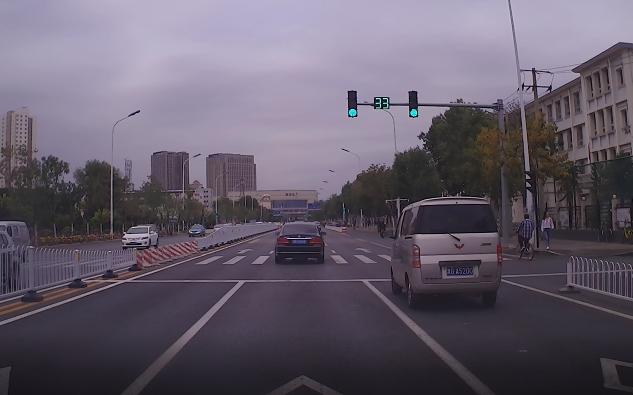
//> input picture TLR/TLR/17.jpg, 1265 x 790 px (shown at 1/2 size)
$ ./TLR   (built with g++ and OpenCV 4)
//> lines starting //> are read from the running program, lines starting //| are printed output that depends on the picture; after the words box and inside, x2 and y2 are one past the last pixel; in counts of white or black regions, pixels touching at a corner belong together
#include<opencv2/opencv.hpp>
#include<opencv2/core/core.hpp>
#include<opencv2/highgui/highgui.hpp>
#include<opencv2/features2d.hpp>
#include<opencv2/imgproc/imgproc.hpp>
#include<iostream>
#include<vector>
#include<string>

using namespace cv;
using namespace std;

//////////////////////////////////////////////////////////////////////////////////////////////////////////////////////
static Scalar colors[]
{
	{ 255, 255, 255 },
	{ 0, 128, 255 },
	{ 0, 255, 0 },
	{ 255, 0, 0 },
	{ 0, 0, 255 },//5
	{ 0, 255, 255 },
	{ 128, 255, 0 },
	{ 255, 128, 0 },
	{ 22, 255, 0 }
};

//overlap ratio
float OverlapRatio( Rect box1, Rect box2)
{
	if (box1.x > box2.x + box2.width) { return 0.0; }
	if (box1.y > box2.y + box2.height) { return 0.0; }
	if (box1.x + box1.width < box2.x) { return 0.0; }
	if (box1.y + box1.height < box2.y) { return 0.0; }
	float colInt = min(box1.x + box1.width, box2.x + box2.width) - max(box1.x, box2.x);
	float rowInt = min(box1.y + box1.height, box2.y + box2.height) - max(box1.y, box2.y);
	float intersection = colInt * rowInt;
	float area = box1.width*box1.height;
	return intersection / area;
}

//filter rectangles with high overlap ratio
void CombinedHighOverlappedRect( vector<Rect>& box )
{
	for (auto i = box.begin(); i != box.end() ; i++)
	{
		for (auto j = i + 1; j != box.end(); )
		{
			if (  OverlapRatio((*i), (*j)) >= 0.4){
				j = box.erase(j);
			}
			else{
				++j;
			}
		}
	}
}

//ignore thin bars
void reduceThinBars(Mat& inputImg, Rect& rect){//传灰度图
	int flag = 1;
	Mat mat(rect.width, rect.height, CV_8UC1);
	imshow("1234", inputImg);
	mat = Mat(inputImg, rect);//小灰度图

	//原中心在现矩形中的坐标
	int x = inputImg.cols / 2 - rect.x;
	int y = inputImg.rows / 2 - rect.y;

	Mat rowsSum(mat.cols, 1, CV_64FC1, Scalar(0));
	Mat colsSum(1, mat.rows, CV_64FC1, Scalar(0));

	reduce(mat, rowsSum, 1, CV_REDUCE_SUM, CV_32S);
	//cout << rowsSum / 255 << endl;
	reduce(mat, colsSum, 0, CV_REDUCE_SUM, CV_32S);
	//cout << colsSum / 255 << endl;

	if (1.0*rowsSum.at<int>(y, 0) / 255 / mat.cols >= 0.6){
		flag = 0;//horizon
		//修改rect高度
		int i=0, j=0;

		for (i = y; i >= 0; i--){
			float sum = 1.0*rowsSum.at<int>(i, 0) / 255;
			float sum2 = 1.0*rowsSum.at<int>(i, 0) / 255 / mat.cols;

			if (1.0*rowsSum.at<int>(i, 0) / 255 / mat.cols < 0.6){
				rect.y += i;
				break;
			}
		}
		for (j = y; j <= mat.rows; j++){
			if (1.0*rowsSum.at<int>(j, 0) / 255 / mat.cols < 0.6){
				rect.height = j - i;
				break;
			}
		}
	}
	else if (1.0*colsSum.at<int>(0, x) / 255 / mat.rows >= 0.6){
		flag = 1;
		int i=0, j=0;
		for (i = x; i >= 0; i--){
			if (1.0*colsSum.at<int>(0, i) / 255 / mat.rows < 0.6){
				rect.x += i;
				break;
			}
		}
		for (j = x; j <= mat.cols; j++){
			if (1.0*colsSum.at<int>(0, j) / 255 / mat.rows < 0.6){
				rect.width = j - i;
				break;
			}
		}
	}

}

//////////////////////////////////////////////////////////////////////////////////////////////////////////////////////////////////
int main(){

	// 1 Color Segmentation-------------------------------------------------------------------------------------------------------------------------------------------

	int rLowH = 0;
	int rHighH = 18;

	int LowS = 140;
	int HighS = 255;

	int LowV = 140;
	int HighV = 255;//

	int rLowH2 = 156;
	int rHighH2 = 180;//

	int yLowH = 11;
	int yHighH = 34;//

	int gLowH = 35;
	int gHighH = 100;

	vector<Mat> imgSplit;
	Mat imgRGB = imread("17.jpg");
//> imgRGB is the input picture: 790 rows x 1265 cols, CV_8UC3; mean B, G, R 106.7, 91.9, 100.3
	Mat imgRGB2 = imread("17.jpg");
	Mat imgRGB3 = imread("17.jpg");
	Mat imgRGB4 = imread("17.jpg");
	Mat imgRGB5 = imread("17.jpg");
	Mat imgHSV, imgHSV2;
	Mat imgThresholded;
	Mat Thresholded[4];
	vector<Mat> hsvSplit;

	vector<vector<Point> > contours;
	vector<Vec4i> hierarchy;

	Scalar color = Scalar(255, 0, 255);
	Mat element1 = getStructuringElement(MORPH_RECT, Size(2, 2));
	Mat element2 = getStructuringElement(MORPH_RECT, Size(2, 2));

	//imshow("yuantu", imgRGB);


	//RGB三通道分离
	split(imgRGB, imgSplit);
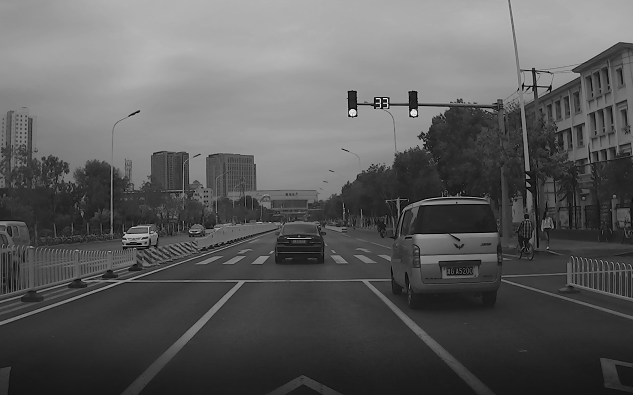
//> imgSplit[1]: 790 rows x 1265 cols, CV_8UC1 (shown at 1/2 size); min 0, max 255, mean 91.9
	//求原始图像的RGB分量的均值
	double R, G, B;
	B = mean(imgSplit[0])[0];
//> B = 106.7
	G = mean(imgSplit[1])[0];
//> G = 91.86
	R = mean(imgSplit[2])[0];
//> R = 100.3
	//需要调整的RGB分量的增益
	double KR, KG, KB;
	KB = (R + G + B) / (3 * B);
//> KB = 0.934
	KG = (R + G + B) / (3 * G);
//> KG = 1.08
	KR = (R + G + B) / (3 * R);
//> KR = 0.993
	//调整RGB三个通道各自的值
	imgSplit[0] = imgSplit[0] * KB;
	imgSplit[1] = imgSplit[1] * KG;
	imgSplit[2] = imgSplit[2] * KR;
	//RGB三通道图像合并
	merge(imgSplit, imgRGB);


	cvtColor(imgRGB, imgHSV, CV_BGR2HSV);
//> imgHSV: 790 rows x 1265 cols, CV_8UC3; mean H, S, V 90.4, 23.1, 102.9
	cvtColor(imgRGB, imgHSV2, CV_BGR2HSV);
	split(imgHSV, hsvSplit);
	equalizeHist(hsvSplit[2], hsvSplit[2]);
	merge(hsvSplit, imgHSV);
//> imgHSV: 790 rows x 1265 cols, CV_8UC3; mean H, S, V 90.4, 23.1, 128.6

	inRange(imgHSV, Scalar(rLowH, LowS, LowV), Scalar(rHighH, HighS, HighV), Thresholded[0]);
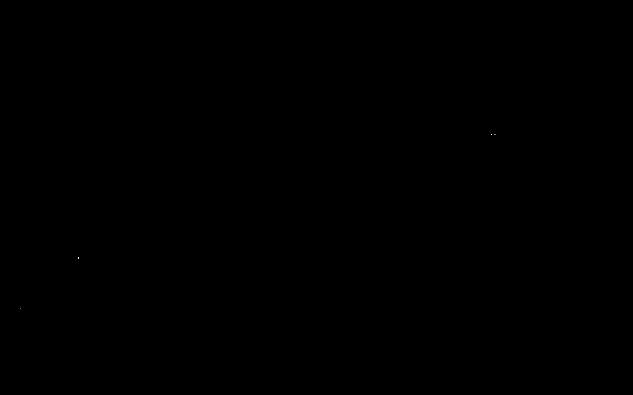
//> Thresholded[0]: 790 rows x 1265 cols, CV_8UC1 (shown at 1/2 size); 0% white in thin lines or dots, all inside (x1, y1, x2, y2) = (40, 269, 992, 618)
	inRange(imgHSV, Scalar(rLowH2, LowS, LowV), Scalar(rHighH2, HighS, HighV), Thresholded[1]);
//> Thresholded[1]: 790 rows x 1265 cols, CV_8UC1; 0.01% white in thin lines or dots, all inside (x1, y1, x2, y2) = (274, 478, 1001, 524)
	inRange(imgHSV, Scalar(yLowH, LowS, LowV), Scalar(yHighH, HighS, HighV), Thresholded[2]);
//> Thresholded[2]: 790 rows x 1265 cols, CV_8UC1; 0% white in thin lines or dots, all inside (x1, y1, x2, y2) = (40, 266, 1042, 618)
	inRange(imgHSV, Scalar(gLowH, LowS, LowV), Scalar(gHighH, HighS, HighV), Thresholded[3]);//Threshold the imag
//> Thresholded[3]: 790 rows x 1265 cols, CV_8UC1; 0.03% white; 17 white regions (15 under 20 px), largest, box (x1, y1, x2, y2) and area: (698, 219, 713, 233) 147, (820, 218, 834, 233) 135

	imgThresholded = Thresholded[0] | Thresholded[1] |Thresholded[2] | Thresholded[3];
//> imgThresholded: 790 rows x 1265 cols, CV_8UC1; 0.05% white; 54 white regions (49 under 20 px), largest, box (x1, y1, x2, y2) and area: (698, 219, 713, 233) 147, (820, 218, 834, 233) 135, (560, 478, 572, 482) 34, (624, 478, 633, 482) 23, (996, 496, 1001, 500) 20

	imshow("imgThreshold",imgThresholded);

	// 2 Shape Filtering------------------------------------------------------------------------------------------------------------------------------------------------

	float ratio = 0.0;
	float area = 0.0;
	int countLightPiexls=0;
	morphologyEx(imgThresholded, imgThresholded, MORPH_OPEN, element1);
//> imgThresholded: 790 rows x 1265 cols, CV_8UC1; 0.04% white; 7 white regions (2 under 20 px), largest, box (x1, y1, x2, y2) and area: (699, 221, 713, 233) 142, (821, 220, 834, 233) 130, (561, 479, 573, 483) 32, (625, 479, 633, 482) 21, (997, 497, 1002, 501) 20
	morphologyEx(imgThresholded, imgThresholded, MORPH_CLOSE, element1);
//> imgThresholded: 790 rows x 1265 cols, CV_8UC1; 0.04% white; 7 white regions (2 under 20 px)

	findContours(imgThresholded, contours, hierarchy, CV_RETR_TREE, CV_CHAIN_APPROX_SIMPLE, Point(0, 0));
//> contours = 7 contours, 5 with area under 20; largest, box (x1, y1, x2, y2) and area: (700, 222, 714, 234) 122, (822, 221, 835, 234) 110

	vector<vector<Point> > contoursPoly(contours.size());
//> contoursPoly = 7 empty contours
	vector<Rect> TLboundBoxes(contours.size());

	for (int i = 0; i < contours.size(); i++)
	{
		approxPolyDP(Mat(contours[i]), contoursPoly[i], 3, true);
		TLboundBoxes[i] = boundingRect(Mat(contoursPoly[i]));
		rectangle(imgRGB, TLboundBoxes[i], Scalar(255, 0, 255), 1);
	}
//> this loop made 7 passes
//> imgRGB: 790 rows x 1265 cols, CV_8UC3; mean B, G, R 99.6, 99.6, 99.8
	//imshow("TLBound original",imgRGB);
	//
	auto iter2 = contoursPoly.begin();
	for (auto iter = TLboundBoxes.begin(); iter != TLboundBoxes.end();)
	{
		ratio = max(iter->height, iter->width) / min(iter->height, iter->width);//aspect ratio
		area = (iter->height)*(iter->width);
		countLightPiexls = countNonZero(Mat(imgThresholded, (*iter)));
		if (ratio > 2 || area <= 8 || area > 8100 || (countLightPiexls / area) < 0.2){
			iter = TLboundBoxes.erase(iter);
			iter2 = contoursPoly.erase(iter2);
		} else{
			++iter;
			++iter2;
		}
	}
//> this loop made 7 passes
//> (ratio, area, countLightPiexls) on passes 3, 5, 6, 7: (1, 20, 20), (6, 24, 24), (1, 168, 143), (1, 169, 130)
	vector<Point> centerPoints;// centers of rectangles
	for (int i = 0; i < TLboundBoxes.size(); i++)
	{
		centerPoints.push_back(Point((TLboundBoxes[i].x + TLboundBoxes[i].width / 2), (TLboundBoxes[i].y + TLboundBoxes[i].height / 2)));
		rectangle(imgRGB2, TLboundBoxes[i].tl(), TLboundBoxes[i].br(), color, 1, 8, 0);
	}
//> this loop made 3 passes

	//imshow("TLBound after shaping", imgRGB2);

	// 3 Bounding Box of detected traffic lights---------------------------------------------------------------------------------------------------------------

	vector<Rect> TLStructureBoundBoxes;
	int x = 0;
	int y = 0;
	int width = 90;
	int height = 160;
	for (auto i = 0; i < centerPoints.size(); i++)
	{
		centerPoints[i].x - 45 < 0 ? x = 0 : x = centerPoints[i].x - 45;
		centerPoints[i].y - 80 < 0 ? y = 0 : y = centerPoints[i].y - 80;
		centerPoints[i].x + 45 > imgRGB.cols ? width = imgRGB.cols - centerPoints[i].x + 45 : width = 90;
		centerPoints[i].y + 80 > imgRGB.rows ? height = imgRGB.rows - centerPoints[i].y + 80 : height = 160;

		TLStructureBoundBoxes.push_back(Rect(x, y, width, height));
	}

	CombinedHighOverlappedRect(TLStructureBoundBoxes);// erase overlapped rectangles

	for (auto i = 0; i < TLStructureBoundBoxes.size(); i++)
	{
		rectangle(imgRGB3, TLStructureBoundBoxes[i], Scalar(255, 0, 255), 1);
	}

	imshow("TLStruture", imgRGB3);

	// 4 MSER to each TLStructureBox------------------------------------------------------------------------------------------------------------------------------------------

	int bHighH;
	int bLowH;
	int bHighS;
	int bLowS;
	int bHighV;
	int bLowV;

	Mat src;
	vector<Mat> imgSplit2;
	Mat Thresholded2[3];
	Mat imgThresholded2;
	vector<vector<Point> > contours2;
	vector<Vec4i> hierarchy2;
	int count = 0;
	int nnn = 0;
	for (auto i = TLStructureBoundBoxes.begin(); i != TLStructureBoundBoxes.end(); )
	{
		src = Mat(imgRGB4, (*i));
		split(src, imgSplit2);
		for (int j = 0; j < 3; j++){
			equalizeHist(imgSplit2[j], imgSplit2[j]);
			threshold(imgSplit2[j], Thresholded2[j], 30, 255, THRESH_BINARY_INV);
		}
		imgThresholded2 = Thresholded2[0] | Thresholded2[1] | Thresholded2[2];
		// [6 lines of commented-out code are left out]
		cv::Mat tmp = imgThresholded2.clone();
		findContours(tmp, contours2, hierarchy2, CV_RETR_EXTERNAL, CV_CHAIN_APPROX_SIMPLE, Point(0, 0));
		vector<vector<Point> > contoursPoly2(contours2.size());
		vector<Rect> TLboundBoxes2(contours2.size());
		for (int j = 0; j < contours2.size(); j++)
		{
			approxPolyDP(Mat(contours2[j]), contoursPoly2[j], 3, true);
			TLboundBoxes2[j] = boundingRect(Mat(contoursPoly2[j]));
		}
		//

		for (auto k = TLboundBoxes2.begin(); k != TLboundBoxes2.end();){
			if ((*k).contains(Point((*i).width / 2, (*i).height / 2))){
				//cout << "00000原图中的中心点："<<centerPoints[i] << endl;

				if (nnn != 0){
					rectangle(imgRGB5, Rect((*k).x + (*i).x, (*k).y + (*i).y, (*k).width, (*k).height), Scalar(255, 0, 255), 1);
				}
				nnn++;
				reduceThinBars(imgThresholded2, (*k));
				if ((*k).area() > 300){
					rectangle(imgRGB5, Rect((*k).x + (*i).x, (*k).y + (*i).y, (*k).width, (*k).height), Scalar(0, 255, 255), 2);
					++k;
				}
				else{
					k = TLboundBoxes2.erase(k);
				}
				cout << "----------------------------------------------------------------------" << endl;
			}
			else{
				k = TLboundBoxes2.erase(k);
			}

		}
		//如果在structure中没有找到符合条件的红绿灯
		if ( TLboundBoxes2.size() == 0 ){
			i = TLStructureBoundBoxes.erase(i);
		}
		else{
			++count;
			imshow("src" + to_string(count), src);
			++i;
		}
	}
//> this loop made 3 passes
//> pass 1, `src = Mat(imgRGB4, (*i));`:
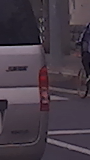
//> src: 160 rows x 90 cols, CV_8UC3; mean B, G, R 70.1, 59.5, 70.2
//> after the loop:
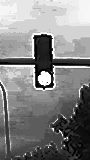
//> imgSplit2[0]: 160 rows x 90 cols, CV_8UC1; min 0, max 255, mean 132.1
//> after the loop:
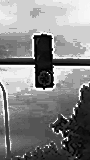
//> imgSplit2[2]: 160 rows x 90 cols, CV_8UC1; min 0, max 255, mean 134
//> after the loop: Thresholded2[0]: 160 rows x 90 cols, CV_8UC1; 11.9% white; 27 white regions (23 under 20 px), largest, box (x1, y1, x2, y2) and area: (63, 91, 90, 160) 951, (0, 34, 90, 89) 579, (53, 118, 67, 130) 40, (49, 153, 65, 160) 40
//> after the loop: Thresholded2[1]: 160 rows x 90 cols, CV_8UC1; 12.5% white; 28 white regions (24 under 20 px), largest, box (x1, y1, x2, y2) and area: (0, 34, 90, 89) 827, (63, 103, 90, 160) 795, (52, 117, 67, 132) 63, (82, 91, 85, 104) 21
//> after the loop: Thresholded2[2]: 160 rows x 90 cols, CV_8UC1; 12.2% white; 32 white regions (29 under 20 px), largest, box (x1, y1, x2, y2) and area: (0, 34, 90, 89) 897, (63, 109, 90, 160) 685, (52, 118, 67, 132) 53
//> after the loop:
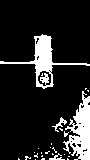
//> imgThresholded2: 160 rows x 90 cols, CV_8UC1; 14.5% white; 26 white regions (22 under 20 px)
//> after the loop, contours2 = 25 contours, 22 with area under 20; largest, box (x1, y1, x2, y2) and area: (0, 34, 90, 89) 891, (63, 91, 90, 160) 878, (52, 117, 67, 132) 38; nnn = 3; count = 2
	for (auto i = 0; i < TLStructureBoundBoxes.size(); i++)
	{
		rectangle(imgRGB5, TLStructureBoundBoxes[i], Scalar(255, 0, 255), 1);
	}
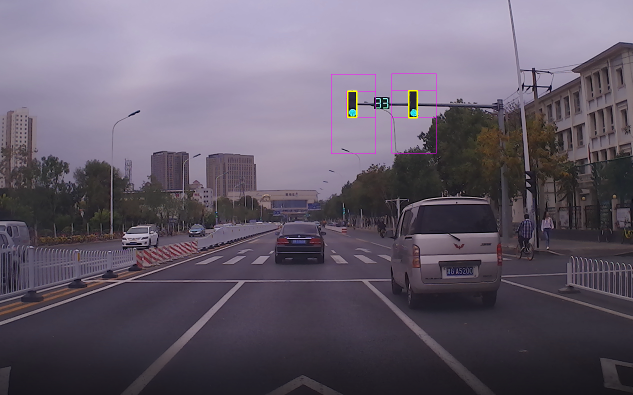
//> imgRGB5: 790 rows x 1265 cols, CV_8UC3 (shown at 1/2 size); mean B, G, R 106.7, 91.8, 100.5
	imshow("img5", imgRGB5);

	waitKey(0);
	return 0;
}


// [195 lines of commented-out code are left out]

$ run again, with TLR/TLR/0.jpg copied over TLR/TLR/17.jpg
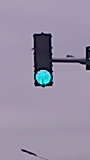
//> input picture TLR/TLR/0.jpg, 90 x 160 px
//> imgRGB is the input picture: 160 rows x 90 cols, CV_8UC3; mean B, G, R 166, 143.9, 151.9
//> B = 166
//> G = 143.9
//> R = 151.9
//> KB = 0.927
//> KG = 1.07
//> KR = 1.01
//> `morphologyEx(imgThresholded, imgThresholded, MORPH_CLOSE, element1);`:
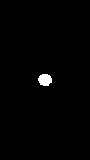
//> imgThresholded: 160 rows x 90 cols, CV_8UC1; 0.92% white; 1 white region
//> contours = 1 contour; box (x1, y1, x2, y2) and area: (38, 74, 52, 86) 114
//> contoursPoly = 1 empty contours
//> TLboundBoxes = 1 Rect (x, y, width, height): [0, 0, 0, 0]
//> the loop `for (int i = 0; i < contours.size(); i++)` made 1 pass
//> the loop `for (auto iter = TLboundBoxes.begin(); iter != TLboundBoxes.end();)` made 1 pass
//> (ratio, area, countLightPiexls) on pass 1: (1, 120, 111)
//> the loop `for (int i = 0; i < TLboundBoxes.size(); i++)` made 1 pass
//> the loop `for (auto i = 0; i < centerPoints.size(); i++)` made 1 pass
//> the loop `for (auto i = TLStructureBoundBoxes.begin(); i != TLStructureBoundBoxe..` made 1 pass
//> nnn on pass 1: 1
//> after the loop `for (auto i = TLStructureBoundBoxes.begin(); i != TLStructureBoundBoxe..`: contours2 = 33 contours, 29 with area under 20; largest, box (x1, y1, x2, y2) and area: (29, 32, 89, 88) 1408, (49, 152, 89, 160) 149, (66, 126, 89, 135) 116, (19, 149, 47, 160) 40; nnn = 1
//> after the loop `for (auto i = 0; i < TLStructureBoundBoxes.size(); i++)`:
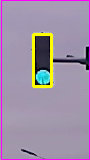
//> imgRGB5: 160 rows x 90 cols, CV_8UC3; mean B, G, R 165.9, 143.7, 160.1

$ run again, with TLR/TLR/2.jpg copied over TLR/TLR/17.jpg
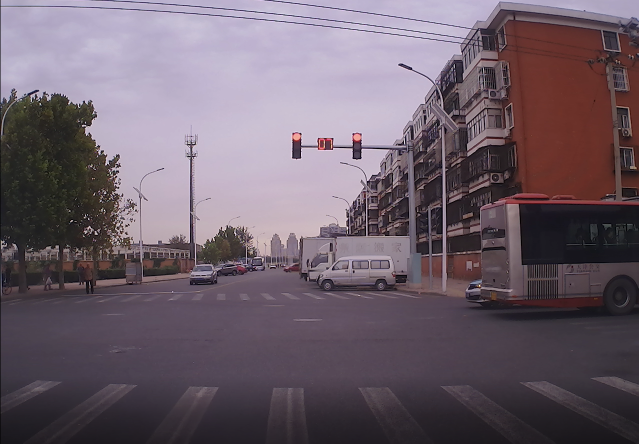
//> input picture TLR/TLR/2.jpg, 1277 x 887 px (shown at 1/2 size)
//> imgRGB is the input picture: 887 rows x 1277 cols, CV_8UC3; mean B, G, R 106.8, 95.6, 109.2
//> B = 106.8
//> G = 95.57
//> R = 109.2
//> KB = 0.972
//> KG = 1.09
//> KR = 0.951
//> contours = 56 contours, 36 with area under 20; largest, box (x1, y1, x2, y2) and area: (1036, 113, 1227, 400) 41098, (1086, 92, 1183, 116) 962, (1039, 190, 1051, 322) 393, (1088, 78, 1155, 94) 317, (1195, 370, 1220, 396) 249
//> contoursPoly = 56 empty contours
//> the loop `for (int i = 0; i < contours.size(); i++)` made 56 passes
//> the loop `for (auto iter = TLboundBoxes.begin(); iter != TLboundBoxes.end();)` made 56 passes
//> (ratio, area, countLightPiexls) on passes 2, 3, 5, 6, 10, 11, 13, 14: (12, 50, 50), (11, 102, 75), (1, 650, 292), (2, 216, 114), (1, 24, 20), (2, 84, 40), (3, 52, 35), (2, 105, 47)
//> the loop `for (int i = 0; i < TLboundBoxes.size(); i++)` made 25 passes
//> the loop `for (auto i = 0; i < centerPoints.size(); i++)` made 25 passes
//> the loop `for (auto i = TLStructureBoundBoxes.begin(); i != TLStructureBoundBoxe..` made 11 passes
//> nnn on passes 1 to 8: 1, 1, 1, 2, 3, 5, 6, 7
//> after the loop `for (auto i = TLStructureBoundBoxes.begin(); i != TLStructureBoundBoxe..`:
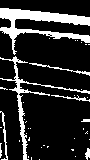
//> imgThresholded2: 160 rows x 90 cols, CV_8UC1; 17.2% white; 39 white regions (31 under 20 px)
//> after the loop `for (auto i = TLStructureBoundBoxes.begin(); i != TLStructureBoundBoxe..`: contours2 = 39 contours, 33 with area under 20; largest, box (x1, y1, x2, y2) and area: (0, 8, 90, 55) 1178, (0, 56, 90, 160) 411, (29, 63, 90, 76) 48, (0, 111, 8, 160) 45, (51, 95, 90, 102) 30, (85, 148, 90, 160) 26; nnn = 9; count = 7
//> after the loop `for (auto i = 0; i < TLStructureBoundBoxes.size(); i++)`:
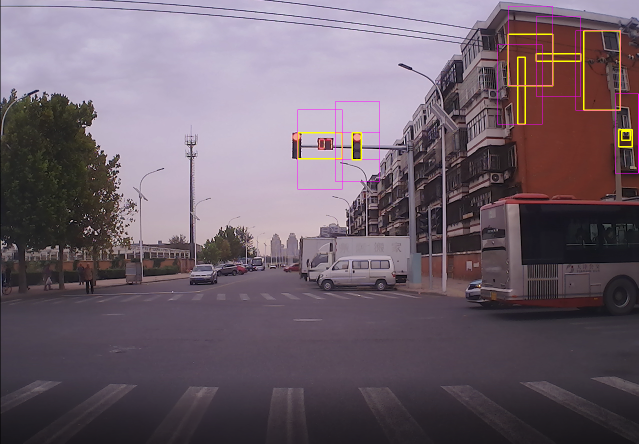
//> imgRGB5: 887 rows x 1277 cols, CV_8UC3 (shown at 1/2 size); mean B, G, R 106.9, 96.1, 110.2

$ run again, with TLR/TLR/22.jpg copied over TLR/TLR/17.jpg
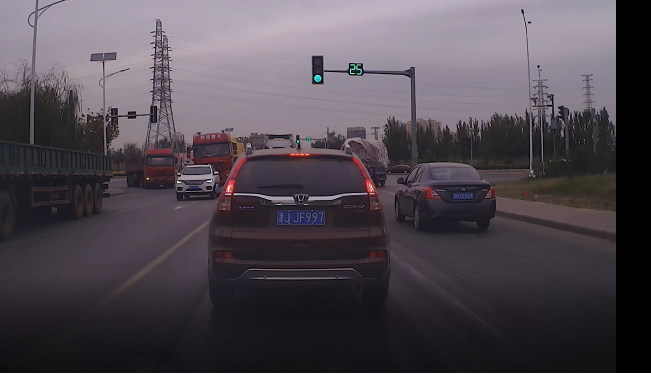
//> input picture TLR/TLR/22.jpg, 1302 x 748 px (shown at 1/2 size)
//> imgRGB is the input picture: 748 rows x 1302 cols, CV_8UC3; mean B, G, R 80.1, 72.4, 79.4
//> B = 80.09
//> G = 72.44
//> R = 79.44
//> KB = 0.965
//> KG = 1.07
//> KR = 0.973
//> contours = 27 contours, 15 with area under 20; largest, box (x1, y1, x2, y2) and area: (450, 348, 475, 389) 482, (706, 318, 753, 388) 454, (561, 309, 640, 317) 234, (851, 378, 866, 400) 202, (473, 318, 494, 343) 198
//> contoursPoly = 27 empty contours
//> the loop `for (int i = 0; i < contours.size(); i++)` made 27 passes
//> the loop `for (auto iter = TLboundBoxes.begin(); iter != TLboundBoxes.end();)` made 27 passes
//> (ratio, area, countLightPiexls) on passes 1, 2, 4, 5, 6, 7, 9, 10: (1, 88, 88), (1, 80, 77), (3, 33, 24), (2, 24, 24), (2, 119, 74), (1, 330, 232), (1, 902, 404), (1, 252, 125)
//> the loop `for (int i = 0; i < TLboundBoxes.size(); i++)` made 13 passes
//> the loop `for (auto i = 0; i < centerPoints.size(); i++)` made 13 passes
//> the loop `for (auto i = TLStructureBoundBoxes.begin(); i != TLStructureBoundBoxe..` made 10 passes
//> nnn on passes 1 to 8: 0, 0, 0, 1, 2, 3, 4, 4
//> after the loop `for (auto i = TLStructureBoundBoxes.begin(); i != TLStructureBoundBoxe..`: contours2 = 60 contours, 55 with area under 20; largest, box (x1, y1, x2, y2) and area: (0, 69, 90, 95) 1016, (0, 143, 90, 158) 210, (58, 131, 81, 140) 44, (50, 120, 90, 126) 34, (82, 133, 90, 141) 25; nnn = 6; count = 5
//> after the loop `for (auto i = 0; i < TLStructureBoundBoxes.size(); i++)`:
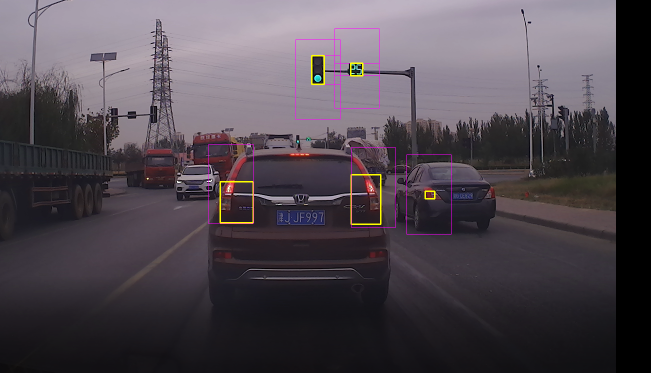
//> imgRGB5: 748 rows x 1302 cols, CV_8UC3 (shown at 1/2 size); mean B, G, R 80.3, 72.7, 80.3
